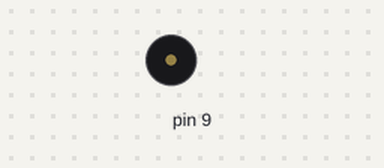
Simulated run of this sketch. Board: Arduino Uno, built with avr-gcc and run on an emulated ATmega328P. Parts: buzzer (waves = sounding).

Above: at 0.4 s.
Timing chart, 0 to 1.9 s (numbered marks = the images above):
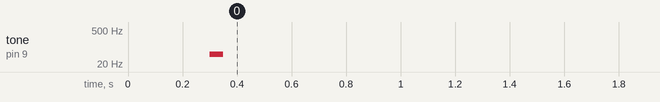

The sketch:

beep_van_gilles.ino
```cpp
void setup() {
  // put your setup code here, to run once:
  pinMode(9, OUTPUT);
  beep(50,50);
  beep(50,50);
  beep(50,50);

  tone(9, 50, 50);
  delay(1000);
}

void beep(unsigned int delayms, unsigned int delayafterms) {
  analogWrite(9,6);
  delay(delayms);
  analogWrite(9, 0);
  delay(delayafterms);
}


void loop() {
  // put your main code here, to run repeatedly:
  /* for (int i=0; i<3;i++) {
    beep(100+i*200,200-i*50);
   // beep(50);
   // beep(50);
    delay(300);
  }
  for (int i=2; i>=0;i--) {
    beep(100+i*200,200-i*50);
   // beep(50);
   // beep(50);
    delay(300);
  }
  delay(500);*/
}
```
